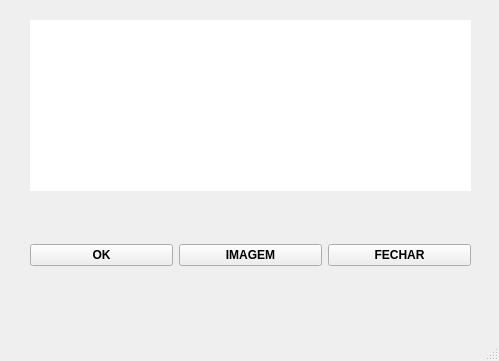
<?xml version="1.0" encoding="UTF-8"?>
<ui version="4.0">
 <class>MainWindow</class>
 <widget class="QMainWindow" name="MainWindow">
  <property name="geometry">
   <rect>
    <x>0</x>
    <y>0</y>
    <width>499</width>
    <height>361</height>
   </rect>
  </property>
  <property name="windowTitle">
   <string>MainWindow</string>
  </property>
  <widget class="QWidget" name="centralwidget">
   <widget class="QWidget" name="horizontalLayoutWidget">
    <property name="geometry">
     <rect>
      <x>30</x>
      <y>200</y>
      <width>441</width>
      <height>111</height>
     </rect>
    </property>
    <layout class="QHBoxLayout" name="horizontalLayout">
     <item>
      <widget class="QPushButton" name="pushButton">
       <property name="font">
        <font>
         <weight>75</weight>
         <bold>true</bold>
        </font>
       </property>
       <property name="text">
        <string>OK</string>
       </property>
      </widget>
     </item>
     <item>
      <widget class="QPushButton" name="pushButton_2">
       <property name="font">
        <font>
         <weight>75</weight>
         <bold>true</bold>
        </font>
       </property>
       <property name="text">
        <string>IMAGEM</string>
       </property>
      </widget>
     </item>
     <item>
      <widget class="QPushButton" name="pushButton_3">
       <property name="font">
        <font>
         <weight>75</weight>
         <bold>true</bold>
        </font>
       </property>
       <property name="text">
        <string>FECHAR</string>
       </property>
      </widget>
     </item>
    </layout>
   </widget>
   <widget class="QLabel" name="label_1">
    <property name="geometry">
     <rect>
      <x>30</x>
      <y>20</y>
      <width>441</width>
      <height>171</height>
     </rect>
    </property>
    <property name="styleSheet">
     <string notr="true">background-color:#FFF</string>
    </property>
    <property name="text">
     <string/>
    </property>
   </widget>
   <widget class="QLabel" name="label_2">
    <property name="geometry">
     <rect>
      <x>40</x>
      <y>30</y>
      <width>421</width>
      <height>151</height>
     </rect>
    </property>
    <property name="text">
     <string/>
    </property>
   </widget>
  </widget>
  <widget class="QMenuBar" name="menubar">
   <property name="geometry">
    <rect>
     <x>0</x>
     <y>0</y>
     <width>499</width>
     <height>21</height>
    </rect>
   </property>
  </widget>
  <widget class="QStatusBar" name="statusbar"/>
 </widget>
 <resources/>
 <connections/>
</ui>
